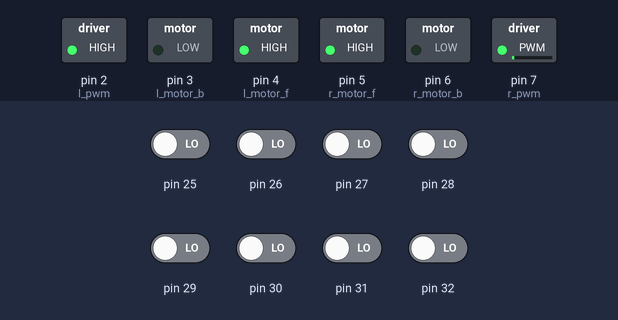
This sketch was run on a simulated Arduino Mega 2560, built with avr-gcc and run on an emulated ATmega2560. Parts: switched loads named in the sketch (green lamp = pin HIGH). The inputs (shaded band) are chosen by the test bench; at power-on: pin 25–32 LOW.

Above: at 1.2 s.
1.3 s: pin 26 driven HIGH
At 1.8 s:
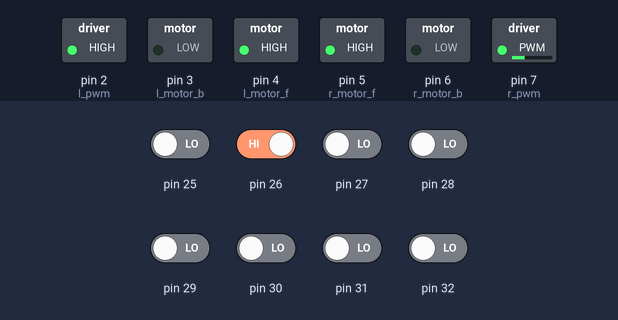
2.8 s: pin 25 driven HIGH
At 4.0 s:
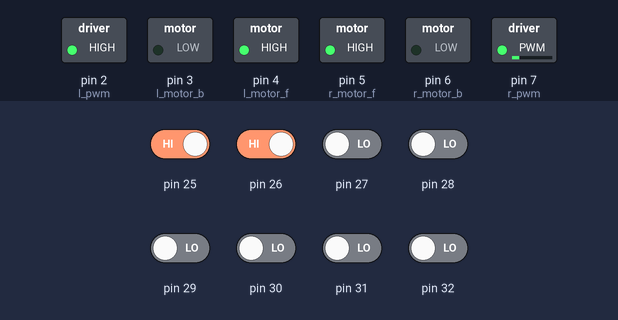
4.3 s: pin 27 driven HIGH
At 5.3 s:
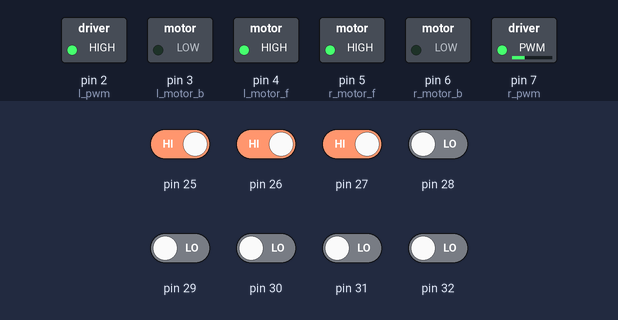
5.8 s: pin 30 driven HIGH
At 6.4 s:
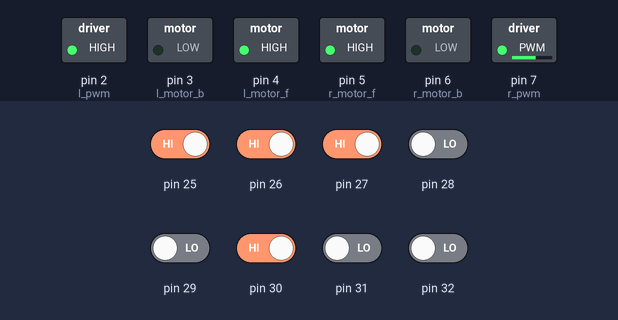
7.3 s: pin 31 driven HIGH
At 8.5 s:
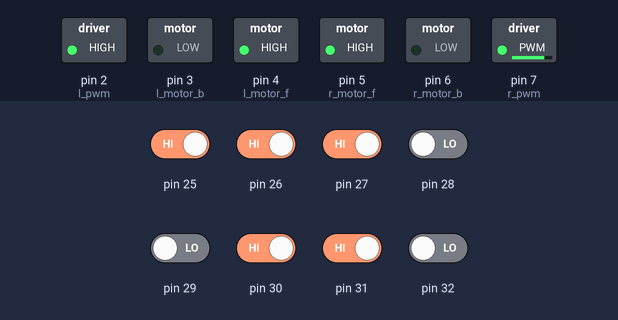
8.8 s: pin 30 driven LOW
At 9.9 s:
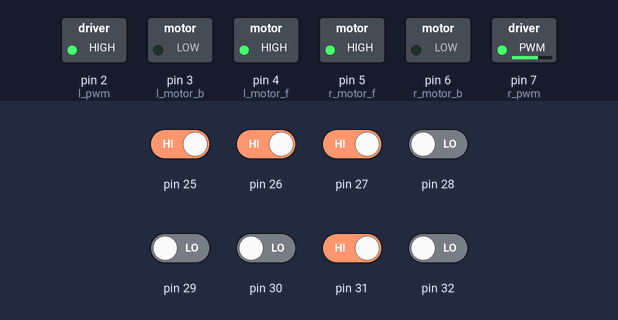
Timing chart, 0 to 11.3 s (numbered marks = the images above; inputs shaded):
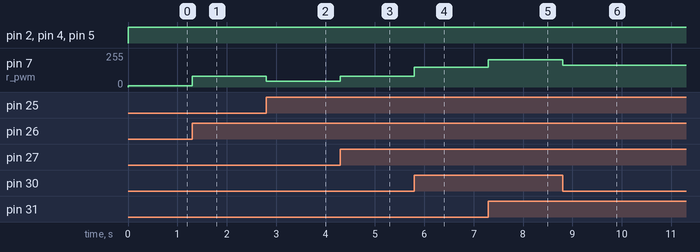

Measured:
- after the input at 1.3 s, pin 7 (r_pwm): 10/255 → 80/255 at once
- after the input at 2.8 s, pin 7 (r_pwm): 80/255 → 45/255 at once
- after the input at 4.3 s, pin 7 (r_pwm): 45/255 → 80/255 at once
- after the input at 5.8 s, pin 7 (r_pwm): 80/255 → 150/255 at once
- after the input at 7.3 s, pin 7 (r_pwm): 150/255 → 206/255 at once
- after the input at 8.8 s, pin 7 (r_pwm): 206/255 → 164/255 at once

The sketch:

readline_with_direct_port_reading.ino
```cpp
#include <QTRSensors.h>

//for readline
unsigned int pre_value;
unsigned int position;
#define sensor_num 8
boolean sensor_value[sensor_num];

/*Motor*/
#define l_motor_f 4
#define l_motor_b 3
#define r_motor_f 5
#define r_motor_b 6
#define l_pwm 2
#define r_pwm 7

//PD control
#define max_speed 255
#define base_position 35
float kp = 1 * max_speed / base_position ;
float kd = 2.1* kp ;
int last_error = 0;

void setup() {
  pinMode(l_motor_f, OUTPUT);
  pinMode(l_motor_b, OUTPUT);
  pinMode(r_motor_b, OUTPUT);
  pinMode(r_motor_f, OUTPUT);
  pinMode(l_pwm, OUTPUT);
  pinMode(r_pwm, OUTPUT);
  //  for (byte i = 0; i < sensor_num; i++)
  pinMode(25, INPUT);
  pinMode(26, INPUT);
  pinMode(27, INPUT);
  pinMode(28, INPUT);
  pinMode(29, INPUT);
  pinMode(30, INPUT);
  pinMode(31, INPUT);
  pinMode(32, INPUT);
  Serial.begin(9600);
}

void loop() {
  readline();
  follow_line();
}


void readline()
{
  position = 0;
  byte sum = 0;
  boolean line = false;
  //  int c = REG_PIOD_PDSR; //taking input from pin 25 to 51
  //  c = c >> 1; // if you want to take input from pin 26 then active this line
  for (int i = 0; i < sensor_num; i++)
  {
    sensor_value[i] = digitalRead(25 + i);
    //    sensor_value[i] = c & 1; //taking input from pin (25+i)
    //    c = c >> 1; //shifting register value ( 1 bit right shifting)
    ////    c = c >> 1; // if you want to shift 2 bit active this line
    position += (i * 10 * sensor_value[i]);
    sum += sensor_value[i];
    if (sensor_value[i])
      line = true;
  }
  if (line)
  {
    position = position / sum;
    pre_value = position;
  }
  else
    position = pre_value;
}

void follow_line()
{
  digitalWrite(l_motor_b, LOW);
  digitalWrite(r_motor_b, LOW);
  digitalWrite(l_motor_f, HIGH);
  digitalWrite(r_motor_f, HIGH);
  int error = position - base_position;
  int speed_var = kp * error + kd * (error - last_error);
  last_error = error;

  if (speed_var > 0) //left turn
  {
    analogWrite(l_pwm, max(0, max_speed - speed_var));
    analogWrite(r_pwm, max_speed);
  }
  else //right turn
  {
    analogWrite(r_pwm, max(0, max_speed + speed_var));
    analogWrite(l_pwm, max_speed);
  }
}
```
